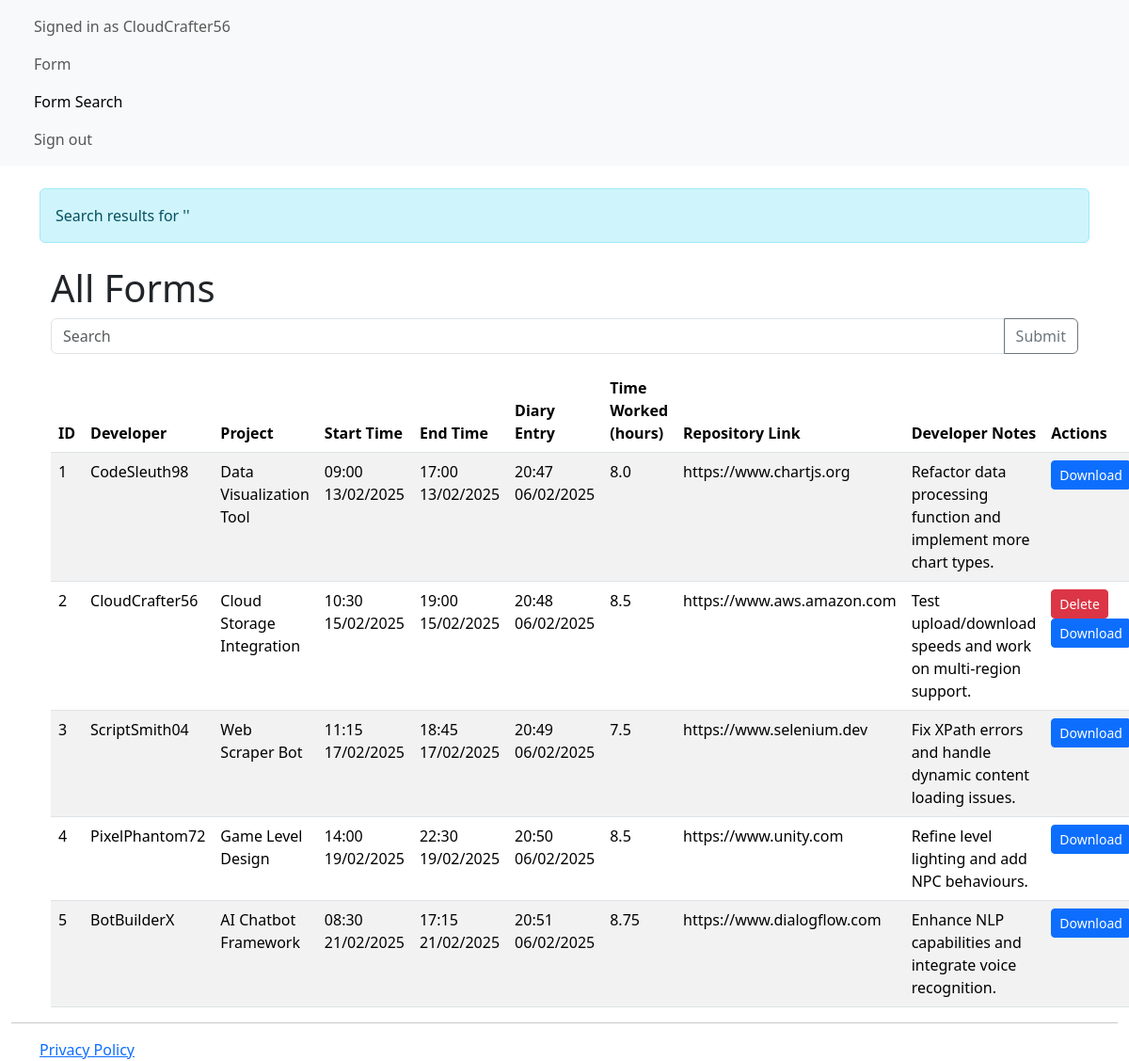
Page /formsearch.html (signed in) on the committed database.
### tables this page shows
CREATE TABLE diary_entry (
        Developer TEXT,
        Project TEXT,
        Start_Time TEXT,
        End_Time TEXT,
        Diary_Entry TEXT,
        Time_Worked TEXT,
        Repo TEXT,
        Developer_Notes TEXT
    );

### main.py (the view)
@app.route("/formsearch.html", methods=["GET"])
def form_search():
    if 'username' not in session:
        return redirect(url_for('sign_in'))  # Redirect to sign-in page if not signed in
    query = request.args.get('query', '')
    entries = dbHandler.search_entries(query)
    flash(f"Search results for '{query}'", 'info')
    return render_template("formsearch.html", entries=entries)

### main.py (called while the page is built)
@app.after_request
def set_csp(response):
    response.headers['Content-Security-Policy'] = "default-src 'self'; script-src 'self'; style-src 'self'; img-src 'self' data:; connect-src 'self';"
    return response

### userManagement.py (called while the page is built)
def search_entries(query):
    connection = sql.connect(database_name)
    cursor = connection.cursor()
    query = f"%{query}%"
    sql_query = f"""
        SELECT rowid, * FROM {table_name}
        WHERE Developer LIKE ? OR Project LIKE ? OR Start_Time LIKE ? OR End_Time LIKE ? OR Diary_Entry LIKE ? OR Time_Worked LIKE ? OR Repo LIKE ? OR Developer_Notes LIKE ?
    """
    cursor.execute(sql_query, (query, query, query, query, query, query, query, query))
    results = cursor.fetchall()
    cursor.close()
    connection.close()
    return results

### templates/formsearch.html (shortened to what this page needs)
{% extends "layout.html" %}
{% block content %}
<div class="container mt-4">
    <h1>All Forms</h1>
    <form method="GET" action="/formsearch.html">
        <div class="input-group mb-3">
            <input type="text" class="form-control" placeholder="Search" name="query" value="{{ request.args.get('query', '') }}">
            <button class="btn btn-outline-secondary" type="submit">Submit</button>
        </div>
    </form>
    <table class="table table-striped">
        <thead>
            <tr>
                <th>ID</th>
                <th>Developer</th>
                <th>Project</th>
                <th>Start Time</th>
                <th>End Time</th>
                <th>Diary Entry</th>
                <th>Time Worked (hours)</th>
                <th>Repository Link</th>
                <th>Developer Notes</th>
                <th>Actions</th>
            </tr>
        </thead>
        <tbody>
            {% for entry in entries %}
            <tr>
                <td>{{ entry[0] }}</td>
                <td>{{ entry[1] }}</td>
                <td>{{ entry[2] }}</td>
                <td>{{ entry[3] }}</td>
                <td>{{ entry[4] }}</td>
                <td>{{ entry[5] }}</td>
                <td>{{ entry[6] }}</td>
                <td>{{ entry[7] }}</td>
                <td>{{ entry[8] }}</td>
                <td>
                    {% if entry[1] == session.username %}
                    <form method="POST" action="{{ url_for('delete_entry', entry_id=entry[0]) }}" style="display:inline;">
                        <button type="submit" class="btn btn-danger btn-sm">Delete</button>
                    </form>
                    {% endif %}
                    <a href="{{ url_for('download_entry', entry_id=entry[0]) }}" class="btn btn-primary btn-sm">Download</a>
                </td>
            </tr>
            {% endfor %}
        </tbody>
    </table>
</div>
{% endblock %}

### templates/partials/menu.html (shortened to what this page needs)
<nav class="navbar navbar-expand-lg navbar-light bg-light">
  <div class="container-fluid">
    <div class="collapse navbar-collapse" id="navbarSupportedContent">
      <ul class="navbar-nav me-auto mb-2 mb-lg-0">
        <li class="nav-item">
          {% if session.username %}
            <a class="nav-link active" aria-current="page">Signed in as {{ session.username }}</a>
            <a href="/form.html" class="nav-link active" aria-current="page">Form</a>
            <a href="/formsearch.html" class="nav-link active" aria-current="page">Form Search</a>
            <a href="/signout.html" class="nav-link active" aria-current="page">Sign out</a>
          {% else %}
            <a href="/signup.html" class="nav-link active" aria-current="page">Sign up</a>
            <a href="/signin.html" class="nav-link active" aria-current="page">Sign in</a>
          {% endif %}
        </li>
      </ul>
    </div>
  </div>
</nav>

### rows in the picture
diary_entry: username "CloudCrafter56", rowid "2", Developer "CloudCrafter56", Project "Cloud Storage Integration", Start_Time "10:30 15/02/2025", End_Time "19:00 15/02/2025", Diary_Entry "20:48 06/02/2025", Time_Worked "8.5", Repo "https://www.aws.amazon.com", Developer_Notes "Test upload/download speeds and work on multi-region support."
diary_entry: rowid "1", Developer "CodeSleuth98", Project "Data Visualization Tool", Start_Time "09:00 13/02/2025", End_Time "17:00 13/02/2025", Diary_Entry "20:47 06/02/2025", Time_Worked "8.0", Repo "https://www.chartjs.org", Developer_Notes "Refactor data processing function and implement more chart types."
diary_entry: rowid "3", Developer "ScriptSmith04", Project "Web Scraper Bot", Start_Time "11:15 17/02/2025", End_Time "18:45 17/02/2025", Diary_Entry "20:49 06/02/2025", Time_Worked "7.5", Repo "https://www.selenium.dev", Developer_Notes "Fix XPath errors and handle dynamic content loading issues."
diary_entry: rowid "4", Developer "PixelPhantom72", Project "Game Level Design", Start_Time "14:00 19/02/2025", End_Time "22:30 19/02/2025", Diary_Entry "20:50 06/02/2025", Time_Worked "8.5", Repo "https://www.unity.com", Developer_Notes "Refine level lighting and add NPC behaviours."
diary_entry: rowid "5", Developer "BotBuilderX", Project "AI Chatbot Framework", Start_Time "08:30 21/02/2025", End_Time "17:15 21/02/2025", Diary_Entry "20:51 06/02/2025", Time_Worked "8.75", Repo "https://www.dialogflow.com", Developer_Notes "Enhance NLP capabilities and integrate voice recognition."

### other values in the picture
{{ message }} "Search results for ''"
